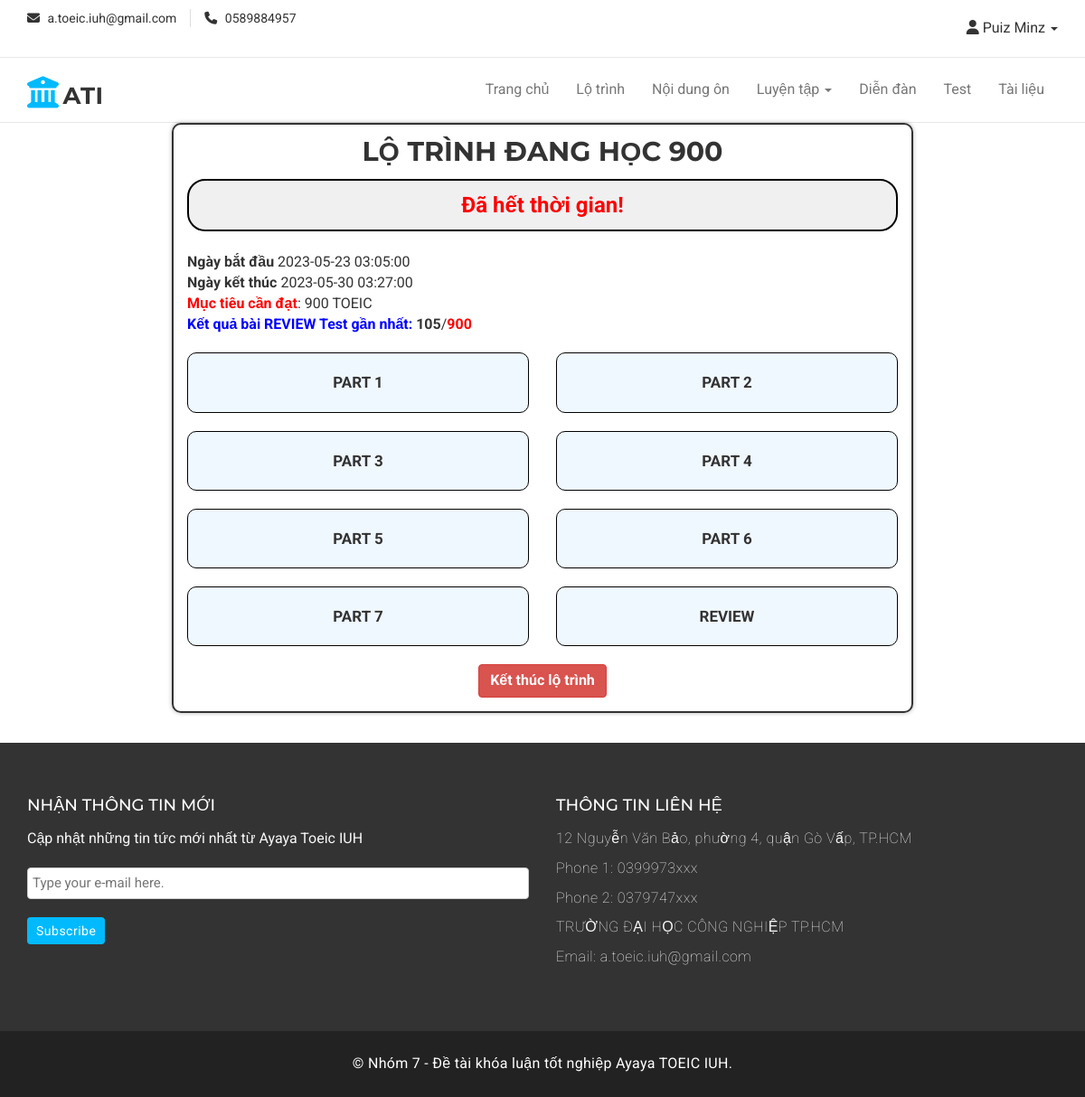
The page /view/course_route.php?route=900&user=HV_22479 (signed in) on the database its author committed.
### tables this page shows
CREATE TABLE `lotrinh_thoigian` (
  `ID` int(11) NOT NULL,
  `user` varchar(50) NOT NULL,
  `date_begin` datetime NOT NULL,
  `date_end` datetime NOT NULL,
  `route_name` int(10) NOT NULL,
  `route_status` varchar(50) DEFAULT NULL,
  `result` int(200) DEFAULT NULL
);

### model/mlt.php (called while the page is built, shortened)
<?php
    class mLT
    {
        function time_showing($mahv)
        {
            $conn=mysqli_connect('localhost','ayayatoe','tP94l7nyXH(9#B','ayayatoe_toeic');
		    mysqli_set_charset($conn ,'utf8');
            if($conn)
            {
                $sql= "SELECT *FROM lotrinh_thoigian WHERE user='$mahv' and route_status='studying'";
                $qr= mysqli_query($conn, $sql);
                return $qr;
            }
            else
            {
                return false;
            }
        }
    }
?>

### controller/clt.php (called while the page is built, shortened)
<?php
include("../model/mlt.php");
    class cLT{
        function time_hienthi($mahv)
        {
            $p=new mLT();
            $r=$p->time_showing($mahv);
            return $r;
        }
    }
?>

### view/course_route.php (the view, shortened to what this page needs)
<?php
    include('header.php');
    if($_SESSION['vt']=='HV')
    {
?>
        <link rel="stylesheet" href="https://cdnjs.cloudflare.com/ajax/libs/font-awesome/6.3.0/css/all.min.css">
<body>
    <main>
        <div class="row">
            <div id="nen" class="col-md-8 col-md-offset-2 col-sm-10 col-sm-offset-1 col-xs-12 border" style="border-width: 2px; border-style: solid; background-color: hsla; border-radius: 10px;">
                    <h2 style="text-align: center; padding: 10px;">LỘ TRÌNH ĐANG HỌC <?php echo $_GET['route'] ?></h2>
                <form action="" method="POST">
                    <div style="text-align: center;" id="countdown">Bạn chưa đăng ký lộ trình nào !!!</div><br>
                    <?php
                        include('../controller/clt.php');
                        $p= new cLT();
                        $hien = $p->time_hienthi($_GET['user']);
                        while($row = mysqli_fetch_assoc($hien))
                        {
                            if($_GET['user'] == $_SESSION['ID'])
                            {
                                $dateEnd = $row['date_end'];
                                echo '<span style="text-align: center;"><b>Ngày bắt đầu</b></span>'. ' ' .$row['date_begin'];
                                echo '<span style="text-align: center;"><b>Ngày kết thúc</b></span>'. ' ' .$dateEnd;
                                $goal = $row['route_name'];
                                if($row['result'])
                                {
                                    if($row['route_name'] == '900')
                                    {
                                        ?>
                                            <div class="goal">
                                                <span style="color: red;"><b>Mục tiêu cần đạt</b></span>: <?php echo $goal; ?> TOEIC
                                            </div>
                                            <div class="result_review">
                                                <span style="color: blue;"><b>Kết quả bài REVIEW Test gần nhất:</b></span> <span><b><?php echo $row['result']; ?></b></span>/<span><b style="color: red"><?php echo $goal; ?></b></span>
                                            </div>
                                        <?php
                                    }
                                }
                                else
                                {
                                    $result = 0;
                                }
                                ?>
                                <?php
                            }
                        }
                    ?>
                    <?php
                        $route_name = $_GET['route'];
                    ?>
                    <div class="row">
                        <div style="font-weight: bolder;" class="col-xs-12 col-md-6 border text-center">
                            <ul id="route">
                                <li><a href="course_route_practice.php?route=<?php echo $route_name;  ?>&practice=L1">PART 1</a></li>
                                <li><a href="course_route_practice.php?route=<?php echo $route_name;  ?>&practice=L3">PART 3</a></li>
                                <li><a href="course_route_reading.php?route=<?php echo $route_name;  ?>&practice=R5">PART 5</a></li>
                                <li><a href="course_route_reading.php?route=<?php echo $route_name;  ?>&practice=R7">PART 7</a></li>
                            </ul>
                        </div>
                        <div style="font-weight: bolder;" class="col-xs-12 col-md-6 border text-center">
                            <ul id="route">
                                <li><a href="course_route_practice.php?route=<?php echo $route_name;  ?>&practice=L2">PART 2</a></li>
                                <li><a href="course_route_practice.php?route=<?php echo $route_name;  ?>&practice=L4">PART 4</a></li>
                                <li><a href="course_route_reading.php?route=<?php echo $route_name;  ?>&practice=R6">PART 6</a></li>
                                <li><a href="course_route_review.php?route=<?php echo $route_name;  ?>&practice=REVIEW">REVIEW</a></li>
                            </ul>
                    </div>
                    <div id="huy">
                        <button id="cancel" name="cancel" type="submit" class="btn btn-danger" onclick="return confirm('Bạn có chắc chắn muốn kết thúc lộ trình?')">Kết thúc lộ trình</button>
                    </div>
                </div>
                </form>
            </div>
        </div>
        <p><br></p>
    </main>
</body>
<?php
  }
  elseif($_SESSION['vt']=='QTHT')
  {
    echo '<script>alert("Bạn không phải học viên !")</script>';
    echo '<script>window.location.href="../Admin/index.php"</script>';
  }
  else
  {
    echo '<script>alert("Bạn không phải học viên !")</script>';
    echo '<script>window.location.href="index.php"</script>';
  }
    include('footer.php');
?>

### assets/css/style.css (style rules this page uses)
body { background-color: #ffffff; font-family: "Roboto", sans-serif; color: #333333; font-size: 16px; overflow-x: hidden; }
ul { padding: 0; margin: 0; list-style: none; }
a { text-decoration: none; color: #333333; }
h1, h2, h3, h4, h5, h6 { font-family: "Montserrat", sans-serif; }
h2 { font-size: 30px; font-weight: 700; line-height: 40px; margin: 0; }

### view/course_route.php (style rules this page uses)
#route li { border: 1px solid black; border-radius: 10px; background-color: aliceblue; padding: 20px; margin-bottom: 20px; font-size: 17px; margin-top: 20px; cursor: pointer; }
#nen { box-shadow: 0 0 5px rgba(0, 0, 0, 0.3); border-radius: 5px; }
#countdown { text-align: center; border: 2px solid black; border-radius: 20px; font-size: 24px; font-weight: bolder; background-color: #f0f0f0; padding: 10px; color: red; }
#huy { text-align: center; padding-bottom: 15px; }
#cancel { font-size: 16px; font-weight: bolder; }

### rows shown on the page
lotrinh_thoigian: date_begin "2023-05-23 03:05:00", date_end "2023-05-30 03:27:00", route_name "900", result "105"

### other values the page prints
$r['TenUser'] "Puiz Minz"
$_GET['route'] "900"
